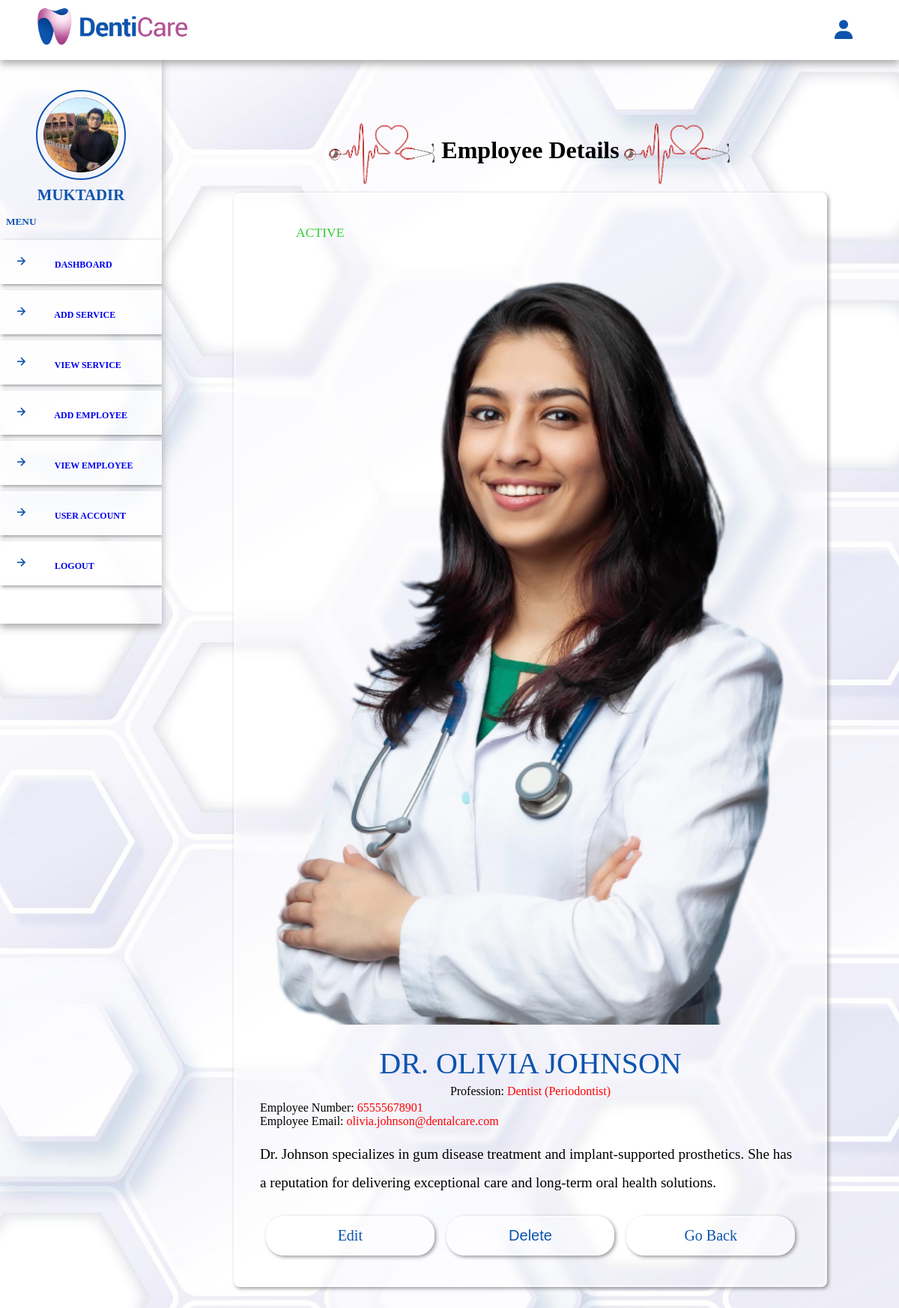
/admin/read_employee.php?post_id=Awrv85xtJ4KMrhV7JTlz (signed in), run on the app's committed database.
### tables this page shows
CREATE TABLE `employee` (
  `id` varchar(255) NOT NULL,
  `name` varchar(255) NOT NULL,
  `profession` varchar(255) NOT NULL,
  `email` varchar(255) NOT NULL,
  `number` varchar(255) NOT NULL,
  `profile_dec` text NOT NULL,
  `profile` varchar(255) NOT NULL,
  `status` varchar(255) NOT NULL
);

### admin/read_employee.php (the view, shortened to what this page needs)
<?php
include '../components/connect.php';
   $get_id = $_GET['post_id'];
?>
<!DOCTYPE html>
<html lang="en">
<head>
    <link rel="stylesheet" href="https://cdnjs.cloudflare.com/ajax/libs/font-awesome/6.2.0/css/all.min.css">
    <link rel="stylesheet" type="text/css" href="../css/admin_style.css?v=<?php echo time(); ?>">
    <link rel="stylesheet" href="https://unpkg.com/boxicons@latest/css/boxicons.min.css">
</head>
<body style="padding-left: 0;">
    <div class="main-container">
        <?php include '../components/admin_header.php'; ?>
        <section class="read-container">
            <div class="heading">
                <h1><img src="../image/separator.png">employee details<img src="../image/separator.png"></h1>
            </div>
            <div class="container">
                <?php
                $select_employee = $conn->prepare("SELECT * FROM `employee` WHERE id =?");
                $select_employee->execute([$get_id]);
                  if ($select_employee->rowCount() > 0){
                    while($fetch_employee = $select_employee->fetch(PDO::FETCH_ASSOC)){
                ?>
                <form action="" method="post" class="box">
    <div class="status" style="color: <?= ($fetch_employee['status'] == 'active') ? 'limegreen' : 'red'; ?>;">
        <?= $fetch_employee['status']; ?>
    </div>
    <?php if ($fetch_employee['profile'] != '') { ?>
        <img src="../uploaded_files/<?= $fetch_employee['profile']; ?>" class="image">
    <?php } ?>
    <div class="name"><?= $fetch_employee['name']; ?></div>
    <div class="profession">Profession: <span><?= $fetch_employee['profession']; ?></span></div>
    <div class="employee-number">Employee Number: <span><?= $fetch_employee['number']; ?></span></div>
    <div class="employee-email">Employee Email: <span><?= $fetch_employee['email']; ?></span></div>
    <div class="content"><?= $fetch_employee['profile_dec']; ?></div>
    <div class="flex-btn">
        <a href="edit_employee.php?id=<?= $fetch_employee['id']; ?>" class="btn">edit</a>
        <button type="submit" name="delete" class="btn" onclick="return confirm('Delete this employee?');">delete</button>
        <a href="view_employee.php?post_id=<?= $fetch_employee['id']; ?>" class="btn">go back</a>
    </div>
</form>
                <?php
                      }
                   }
                ?>
            </div>
        </section>
    </div>
</body>
</html>

### components/admin_header.php (shortened to what this page needs)
<header>
    <div class="logo">
        <img src="../image/logo.png" width="200">
    </div>
    <div class="right">
        <div class="profile-icon">
            <i class="bx bxs-user" id="user-btn"></i>
        </div>
    </div>
</header>
<div class="side-container">
    <div class="sidebar">
        <?php
        $select_profile = $conn->prepare("SELECT * FROM `admin` WHERE id = ?");
        $select_profile->execute([$admin_id]);
        if ($select_profile->rowCount() > 0) {
            $fetch_profile = $select_profile->fetch(PDO::FETCH_ASSOC);
        ?>
            <div class="profile">
                <img src="../uploaded_files/<?= $fetch_profile['image']; ?>" class="logo-img" alt="Profile Picture">
                <p><?= $fetch_profile['name']; ?></p>
            </div>
        <?php
        }
        ?>
        <h5>Menu</h5>
        <div class="navbar">
            <ul>
                <li><a href="dashboard.php"><i class="bx bx-right-arrow-alt"></i> Dashboard</a></li>
                <li><a href="add_service.php"><i class="bx bx-right-arrow-alt"></i> Add Service</a></li>
                <li><a href="view_service.php"><i class="bx bx-right-arrow-alt"></i> View Service</a></li>
                <li><a href="add_employee.php"><i class="bx bx-right-arrow-alt"></i> Add Employee</a></li>
                <li><a href="view_employee.php"><i class="bx bx-right-arrow-alt"></i> View Employee</a></li>
                <li><a href="user_account.php"><i class="bx bx-right-arrow-alt"></i> User Account</a></li>
                <li><a href="../components/admin_logout.php" onclick="return confirm('Logout from this website?');"><i class="bx bx-right-arrow-alt"></i> Logout</a></li>
            </ul>
        </div>
    </div>
</div>

### css/admin_style.css (style rules this page uses)
* { margin: 0; padding: 0; box-sizing: border-box; outline: none; text-decoration: none; list-style: none; }
:root { --space: 2rem; --main-color: #0e54ae; --pink-color: #ff8e9d; --pink-opacity: #ffe6e9; --white-alfa-40: rgba(255, 255, 255, 0.40); --white-alfa-25: rgba(255, 255, 255, 0.25); --backdrop-filter: blur(5px); --box-shadow: 2px 2px 5px rgba(0, 0, 0, 0.40); }
body { background-image: url('../image/bg0.jpg'); background-repeat: no-repeat; background-position: center center; background-size: cover; background-attachment: fixed; }
html { scroll-behavior: smooth; }
.btn { background-color: var(--white-alfa-25); border: 2px solid var(--white-alfa-40); backdrop-filter: var(--backdrop-filter); box-shadow: var(--box-shadow); text-transform: capitalize; color: var(--main-color); padding: .8rem 2rem; border-radius: 1.5rem; font-size: 20px; cursor: pointer; position: relative; }
.btn:before { content: ''; position: absolute; top: 0; left: 0; height: 0; width: 100%; border-radius: 30px; background-color: var(--main-color); z-index: -1; transition: height 0.3s ease; }
.heading { text-align: center; line-height: 1.5; }
.heading h1 { font-size: 2rem; text-transform: capitalize; display: flex; align-items: center; justify-content: center; }
.heading img { margin: 0 .2rem; width: 150px !important; }
section, .post-editor { width: 75vw; min-height: 10vh; border-radius: 10px; padding: 4%; margin: 8% 4%; margin-bottom: 2%; }
.flex-btn { display: flex; justify-content: space-between; }
.flex-btn .btn { margin: .5rem; }
header { position: fixed; left: 0; top: 0; right: 0; height: 80px; z-index: 151; box-shadow: 0px 5px 10px 0px #aaa; padding: 0 50px; background-color: #fff; display: flex; justify-content: space-between; align-items: center; }
#user-btn, .toggle-btn { font-size: 2rem; padding: 0.5rem; color: var(--main-color); cursor: pointer; transition: color 0.6s; margin-left: 0.5rem; }
.main-container { display: flex; }
.sidebar { background-color: var(--white-alfa-40); backdrop-filter: var(--backdrop-filter); padding-top: 2rem; width: 18vw; height: 100vh; position: sticky; --offset: var(--space); top: var(--offset); box-shadow: 0px 5px 10px 0px #aaa; overflow: auto; z-index: 1; }
.sidebar h5 { text-transform: uppercase; color: var(--main-color); padding: .5rem; margin: .5rem 0; }
.profile { margin: .5rem auto; display: flex; flex-direction: column; align-items: center; justify-content: center; }
.sidebar .profile { margin-top: 3.5rem; }
.sidebar .profile p { margin-top: .5rem; text-transform: uppercase; font-weight: bold; font-size: 1.3rem; color: var(--main-color); }
.logo-img { border-radius: 50%; padding: .5rem; border-radius: 50%; border: 2px solid var(--main-color); width: 120px; height: 120px; }
.sidebar ul li { padding: 1rem; background-color: var(--white-alfa-40); border: 2px solid var(--white-alfa-25); backdrop-filter: var(--backdrop-filter); box-shadow: var(--box-shadow); position: relative; transition: .3s; margin: .5rem 0; }
.sidebar ul li::before { position: absolute; content: ''; left: 0; top: 0; height: 0%; width: 5px; background-color: var(--main-color); z-index: 2; transition: height 200ms linear; }
.sidebar ul li i { color: var(--main-color); font-size: 20px; margin-right: 2rem; }
.sidebar ul li a { text-transform: uppercase; font-size: 12px; font-weight: bold; cursor: pointer; }
.read-container { display: flex; flex-direction: column; border-radius: .5rem; }
.read-container form { width: 100%; border-radius: .5rem; padding: 2rem; box-shadow: var(--box-shadow); background-color: var(--white-alfa-25); border: 3px solid var(--white-alfa-40); backdrop-filter: var(--backdrop-filter); position: relative; }
.read-container form .status { padding: .5rem 3rem; font-size: 1.1rem; display: inline-block; text-transform: uppercase; }
.read-container form .image { width: 100%; border-radius: .5rem; margin-top: 1.5rem; }
.read-container form .name { color: var(--main-color); font-size: 2.5rem; margin-top: 1.5rem; text-transform: uppercase; text-align: center; }
.read-container form .profession { text-transform: capitalize; text-align: center; line-height: 1.7; }
.read-container span { color: red; }
.read-container form .content { line-height: 2; font-size: 1.2rem; padding: 1rem 0; }
.read-container form .flex-btn { justify-content: space-between; }
.read-container form .flex-btn .btn { width: 33%; text-align: center; }

### data on the page
employee: status "ACTIVE", profile (picture), name "DR. OLIVIA JOHNSON", profession "Dentist (Periodontist)", number "65555678901", email "olivia.johnson@dentalcare.com", profile_dec "Dr. Johnson specializes in gum disease treatment and implant-supported prosthetics. She has a reputation for delivering exceptional care and long-term oral health solutions."

### other printed values
$fetch_profile['name'] "MUKTADIR"
